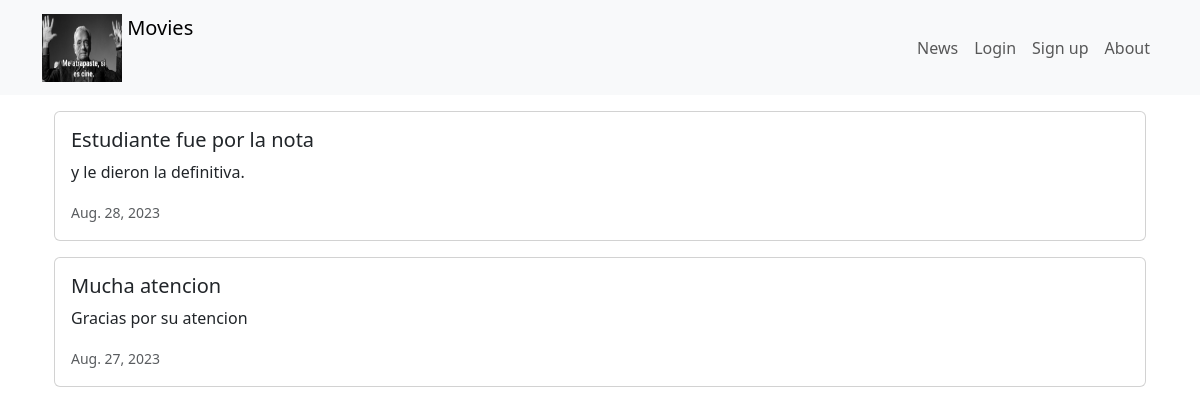
Page /news/ on the committed database.
### news/models.py (models this page shows, shortened)
class News(models.Model):
    headline = models.CharField(max_length=200)
    body = models.TextField()
    date = models.DateField()

### news/views.py (the view)
# urls.py: path("news/",include("news.urls")),
def news(request):
    newss = News.objects.all().order_by("-date")
    return render(request,"news.html",{"newss":newss})

### news/templates/news.html (shortened to what this page needs)
<!doctype html>
<html lang="en">
<head>
    <link href="https://cdn.jsdelivr.net/npm/bootstrap@5.3.0-alpha2/dist/css/bootstrap.min.css" rel="stylesheet">
</head>
<body>
    {% extends 'base.html' %}
    {%block content%}
    <div class="container">
        {% for news in newss %}
        <div class="card mb-3">
            <div class="row g-0">
                <div>
                    <div class="card-body">
                        <h5 class="card-title">{{ news.headline }}</h5>
                        <p class="card-text">{{ news.body }}</p>
                        <p class="card-text"><small class="text-muted">
                            {{ news.date }}
                        </small></p>
                    </div>
                </div>
            </div>
        </div>
        {% endfor %}
    </div>
    {%endblock content%}

### rows in the picture
News: headline "Estudiante fue por la nota", body "y le dieron la definitiva.", date "Aug. 28, 2023"
News: headline "Mucha atencion", body "Gracias por su atencion", date "Aug. 27, 2023"
